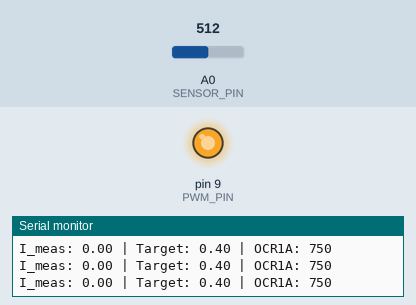
Bench run of a sketch on a simulated Arduino Uno, built with avr-gcc and run on an emulated ATmega328P. Parts: output pins drawn as LEDs (lit = HIGH), the last lines printed to the serial monitor. The test bench sets the inputs (shaded band); at power-on: A0 (SENSOR_PIN) = 512.

Above: at 1.4 s.
1.5 s: A0 (SENSOR_PIN) set to 716
At 2.7 s:
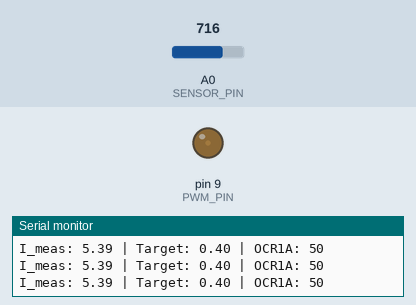
3.0 s: A0 (SENSOR_PIN) set to 511
At 5.6 s:
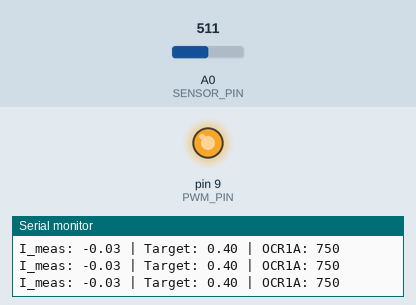
6.0 s: A0 (SENSOR_PIN) set to 900
At 6.8 s:
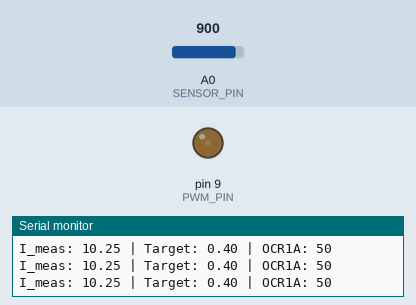
Timing chart, 0 to 9.0 s (numbered marks = the images above; inputs shaded):
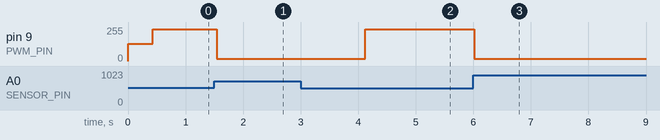

The sketch:

Bench_Telemetry_Sketch_2Q_PI.ino
```cpp
// =========================================================================
// Bench Telemetry Sketch: Floating-Point Current PI Loop with Serial Logging
// Source: graduation project team firmware (not part of the thesis listings; matches serial_monitor.jpg)
// Notes: Matches the Serial Monitor log format in 5_Hardware_and_PCB_Design/images/serial_monitor.jpg
// Loop Rate: ~200 Hz (delay(5)); Timer 1 Phase-Correct PWM (10 kHz, TOP = 800)
// =========================================================================

#include <Arduino.h>

// Hardware Pin Definitions
const int PWM_PIN    = 9;   // OC1A (Timer 1 Output A)
const int SENSOR_PIN = A0;  // ACS712 Current Sensor Output

// Target Current Setpoint
const float TARGET_I = 0.40; // Target Current (0.40 A)
const int   TOP_PWM  = 800;  // TOP Value for 10 kHz Phase-Correct PWM

// Calibration Constants for ACS712-05B
const float VREF         = 5.0;   // Measured ADC Reference Potential (Volts)
float       SENSITIVITY  = 0.185; // Hall Sensor Sensitivity (185 mV/A)
float       ZERO_VOLTAGE = 2.50;  // Quiescent Zero-Current Offset (Auto-Calibrated)

// Discrete PI Controller Gains
float Kp = 25.0;
float Ki = 1.2;

// Controller State Variables
float integral_err = 0.0;
int   ocr_value    = 400; // Initialize at 50% Duty Cycle

void setup() {
  Serial.begin(115200);

  // Configure OC1A (Pin 9) as digital output
  pinMode(PWM_PIN, OUTPUT);

  // Reset Timer 1 Control Registers
  TCCR1A = 0;
  TCCR1B = 0;
  TCNT1  = 0;

  // Configure Mode 10: Phase Correct PWM, TOP = ICR1
  // COM1A1 = 1, COM1A0 = 0 -> Clear OC1A on Compare Match up-counting, set down-counting
  TCCR1A |= (1 << COM1A1) | (1 << WGM11);
  TCCR1B |= (1 << WGM13)  | (1 << CS10); // Prescaler = 1

  ICR1  = TOP_PWM;  // Set TOP to 800 (10 kHz)
  OCR1A = ocr_value;

  // Auto-Zero Sensor Calibration over 100 samples
  long sum = 0;
  for (int i = 0; i < 100; i++) {
    sum += analogRead(SENSOR_PIN);
    delay(2);
  }
  ZERO_VOLTAGE = (sum / 100.0) * (VREF / 1023.0);
}

void loop() {
  // Read raw ADC current measurement (offset corrected by 100-sample auto-calibration at boot)
  int raw_adc = analogRead(SENSOR_PIN);
  float v_out = (raw_adc * VREF) / 1023.0;
  float i_meas = (v_out - ZERO_VOLTAGE) / SENSITIVITY;

  // Outer loop: Calculate error against target
  float error = TARGET_I - i_meas;

  // Discrete forward-Euler rectangular integral accumulation with anti-windup clamping
  integral_err += error * 0.005; // dt = 5 ms sample time (~200 Hz loop)
  integral_err = constrain(integral_err, -50.0, 50.0);

  // PI control effort synthesis
  float control_effort = (Kp * error) + (Ki * integral_err);

  // Modulate compare register OCR1A within hardware limits
  ocr_value = constrain(ocr_value + (int)control_effort, 50, TOP_PWM - 50);
  OCR1A = ocr_value;

  // Telemetry log output to Serial Monitor
  Serial.print("I_meas: "); Serial.print(i_meas, 2);
  Serial.print(" | Target: "); Serial.print(TARGET_I, 2);
  Serial.print(" | OCR1A: "); Serial.println(OCR1A);

  delay(5); // Loop sample rate ~ 200 Hz
}
```

Measured:
- after the input at 1.5 s, pin 9 (PWM_PIN): 239/255 → 16/255 at once
- after the input at 3.0 s, pin 9 (PWM_PIN): 16/255 → 239/255 after 1.1 s
- after the input at 6.0 s, pin 9 (PWM_PIN): 239/255 → 16/255 at once
